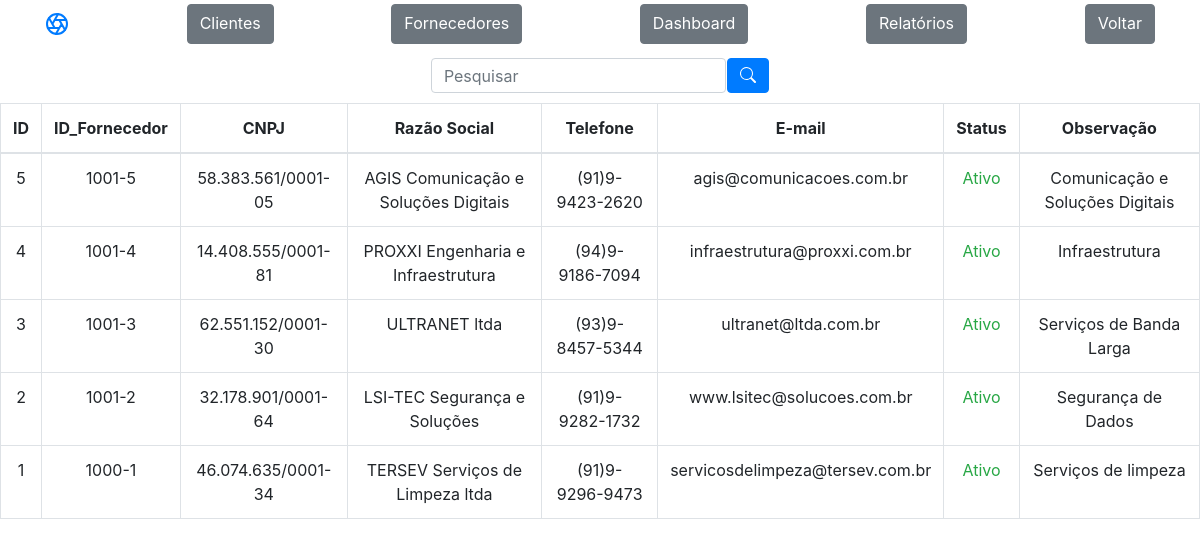
Screenshot of /financeiro/view.listaF.php with the database file from the repository.
### tables this page shows
CREATE TABLE `fornecedor` (
  `id` int NOT NULL AUTO_INCREMENT,
  `id_fornecedor` varchar(15) NOT NULL,
  `cnpj` varchar(45) NOT NULL,
  `fornecedor` varchar(115) NOT NULL,
  `telefone` varchar(15) NOT NULL,
  `email` varchar(115) NOT NULL,
  `cidade` varchar(115) NOT NULL,
  `endereco` varchar(115) NOT NULL,
  `bairro` varchar(115) NOT NULL,
  `cep` varchar(115) NOT NULL,
  `obs` varchar(115) NOT NULL,
  `status_fornecedor` varchar(45) NOT NULL,
  PRIMARY KEY (`id`,`cnpj`)
);

### financeiro/view.listaF.php (the view, shortened to what this page needs)
<?php
    include_once('config.php');
  if(!empty($_GET['search'])){
    $data = $_GET['search'];
    $sql = "SELECT * FROM formulario.fornecedor WHERE id LIKE '%$data%' or id_fornecedor LIKE '%$data%' or fornecedor LIKE '%$data%' ORDER BY id DESC";
  }else{
    $sql = "SELECT * FROM formulario.fornecedor ORDER BY id DESC";
  }
  $result = $conexao->query($sql);
?>
<!DOCTYPE HTML>
<html lang="pt-br">
<head>
    <link rel="stylesheet" href="https://cdn.jsdelivr.net/npm/bootstrap@4.0.0/dist/css/bootstrap.min.css">
</head>
<body>
    <header class="site-header sticky-top py-1">
        <nav class="container d-flex flex-column flex-md-row justify-content-between">
          <a class="py-2" href="index.php" aria-label="Product">
          </a>
          <a class="btn btn-secondary"href="view.listaC.php">Clientes</a>
          <a class="btn btn-secondary" href="view.listaF.php">Fornecedores</a>
          <a class="btn btn-secondary" href="index.php">Dashboard</a>
          <a class="btn btn-secondary" href="relatorio_os.php">Relatórios</a>
          <a class="btn btn-secondary" href="index.php">Voltar</a>
        </nav>
      </header>
      <div class="box-search">
          <input type="search" class="form-control w-25" placeholder="Pesquisar" id="pesquisar">
          <button class="btn btn-primary bt-sm" onclick="searchData()">
          </button>
      </div>
      <table class="table table-bordered table-hover" style="text-align: center;">
        <thead>
          <tr>
            <th scope="col">ID</th>
            <th scope="col">ID_Fornecedor</th>
            <th scope="col">CNPJ</th>
            <th scope="col">Razão Social</th>
            <th scope="col">Telefone</th>
            <th scope="col">E-mail</th>
            <th scope="col">Status</th>
            <th scope="col">Observação</th>
          </tr>
        </thead>
        <tbody>
        <?php
                        while($user_data = mysqli_fetch_assoc($result)){
                            echo "<tr>";
                            echo "<td>$user_data[id]</td>";
                            echo "<td>$user_data[id_fornecedor]</td>";
                            echo "<td>$user_data[cnpj]</td>";
                            echo "<td>$user_data[fornecedor]</td>";
                            echo "<td>$user_data[telefone]</td>";
                            echo "<td>$user_data[email]</td>";
                            if($user_data['status_fornecedor'] == "Ativo"){
                              echo "<td class='text-success'>$user_data[status_fornecedor]</td>";
                              echo "<td>$user_data[obs]</td>";
                           }else{
                             echo "<td class='text-danger'>$user_data[status_fornecedor]</td>";
                             echo "<td>$user_data[obs]</td>";
                           }
                        }
                    ?>
        </tbody>
      </table>
  </body>
</html>

### financeiro/view.listaF.php (style rules this page uses)
.box-search { display: flex; justify-content: center; gap: .1%; padding: 10px; height: 55px; }

### rows the page displays
fornecedor: id "5", id_fornecedor "1001-5", cnpj "58.383.561/0001-05", fornecedor "AGIS Comunicação e Soluções Digitais", telefone "(91)9-9423-2620", email "agis@comunicacoes.com.br", status_fornecedor "Ativo", obs "Comunicação e Soluções Digitais"
fornecedor: id "4", id_fornecedor "1001-4", cnpj "14.408.555/0001-81", fornecedor "PROXXI Engenharia e Infraestrutura", telefone "(94)9-9186-7094", email "infraestrutura@proxxi.com.br", status_fornecedor "Ativo", obs "Infraestrutura"
fornecedor: id "3", id_fornecedor "1001-3", cnpj "62.551.152/0001-30", fornecedor "ULTRANET ltda", telefone "(93)9-8457-5344", email "ultranet@ltda.com.br", status_fornecedor "Ativo", obs "Serviços de Banda Larga"
fornecedor: id "2", id_fornecedor "1001-2", cnpj "32.178.901/0001-64", fornecedor "LSI-TEC Segurança e Soluções", telefone "(91)9-9282-1732", email "www.lsitec@solucoes.com.br", status_fornecedor "Ativo", obs "Segurança de Dados"
fornecedor: id "1", id_fornecedor "1000-1", cnpj "46.074.635/0001-34", fornecedor "TERSEV Serviços de Limpeza ltda", telefone "(91)9-9296-9473", email "servicosdelimpeza@tersev.com.br", status_fornecedor "Ativo", obs "Serviços de limpeza"
